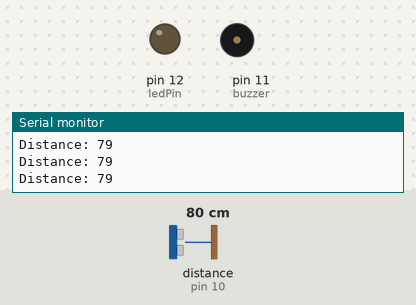
The sketch below on a simulated Arduino Uno, built with avr-gcc and run on an emulated ATmega328P. On the bench: output pins drawn as LEDs (lit = HIGH), buzzer (waves = sounding, pin HIGH), the last lines printed to the serial monitor. Wiring (inferred from the names in the program): ultrasonic range finder: trigger pin 9; echo pin 10. The test bench sets the inputs (shaded band); at power-on: distance to the obstacle (sensor on pin 10) 80 cm. The echo pulse lasts 58.3 µs per cm; pins used as bus, display or sensor lines are not drawn.

Above: at 1.2 s.
1.3 s: distance to the obstacle (sensor on pin 10) set to 13 cm
2.8 s: distance to the obstacle (sensor on pin 10) set to 10 cm
At 4.0 s:
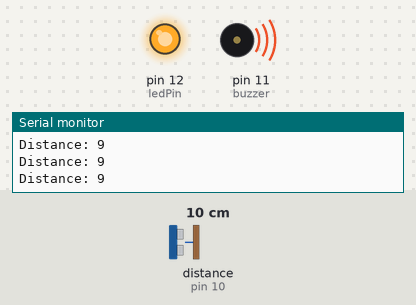
4.3 s: distance to the obstacle (sensor on pin 10) set to 18 cm
At 5.3 s:
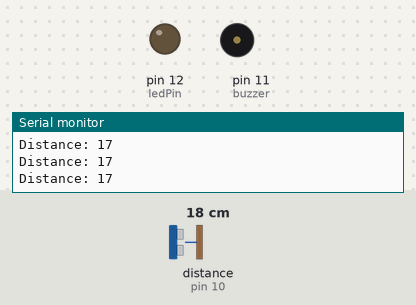
Timing chart, 0 to 7.3 s (numbered marks = the images above; inputs shaded):
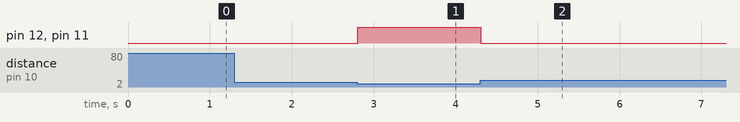

The sketch:

Jazzed_Tech_Example_Code.ino
```cpp
// defines pins numbers
const int trigPin = 9;
const int echoPin = 10;
const int buzzer = 11;
const int ledPin = 12;

// defines variables
long duration;
int distance;
int safetyDistance;


void setup() {
pinMode(ledPin, OUTPUT);
pinMode(buzzer, OUTPUT);
pinMode(trigPin, OUTPUT); // Sets the trigPin as an Output
pinMode(echoPin, INPUT); // Sets the echoPin as an Input

Serial.begin(9600);
}


void loop() {
// Clears the trigPin
digitalWrite(trigPin, LOW);
delayMicroseconds(2);

// Sets the trigPin on HIGH state for 10 micro seconds
digitalWrite(trigPin, HIGH);
delayMicroseconds(10);
digitalWrite(trigPin, LOW);

// time in microsecond it takes to hit object and return to echopin
duration = pulseIn(echoPin, HIGH);

// Calculating the distance
distance= duration*0.034/2;

safetyDistance = distance;
if (safetyDistance <= 10){
  digitalWrite(buzzer, HIGH);
  digitalWrite(ledPin, HIGH);
}
else{
  digitalWrite(buzzer, LOW);
  digitalWrite(ledPin, LOW);
}

// Prints the distance on the Serial Monitor
Serial.print("Distance: ");
Serial.println(distance);
}
```

Measured:
- the behaviour switches between 12 and 11 cm on distance to the obstacle (sensor on pin 10) (found by bisection; images 0 and 1)
- after the input at 2.8 s, pin 12 (ledPin), pin 11 (buzzer): LOW → HIGH at once
- after the input at 4.3 s, pin 12 (ledPin), pin 11 (buzzer): HIGH → LOW at once
